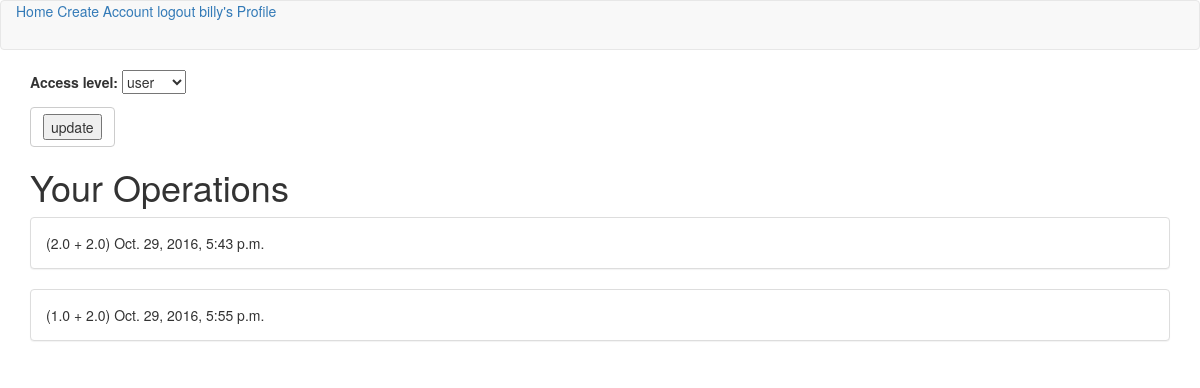
Screenshot of /accounts/profile/ (signed in) with the database file from the repository.
### app/models.py (models this page shows)
class Operation(models.Model):
    user = models.ForeignKey('auth.User')
    num1 = models.FloatField()
    num2= models.FloatField()
    operator = models.CharField(max_length=1)
    timestamp = models.DateTimeField(auto_now_add=True)

### app/views.py (the view)
# urls.py: url(r'^accounts/profile/$', ProfileUpdateView.as_view(), name="profile_view"),
class ProfileUpdateView(UpdateView):
    template_name = "profile.html"
    fields = ('access_level',)
    success_url = reverse_lazy('profile_view')
    def get_context_data(self, **kwargs):
        context = super(ProfileUpdateView, self).get_context_data(**kwargs)
        if self.request.user.profile.is_owner:
            context['operations'] = Operation.objects.all().order_by('-timestamp')
        else:
            context['operations'] = Operation.objects.filter(user=self.request.user)
        return context
    def get_object(self):
        return Profile.objects.get(user=self.request.user)

### app/models.py (called while the page is built)
    @property
    def is_owner(self):
        return self.access_level == 'o'

### templates/profile.html (shortened to what this page needs)
{% extends 'base.html' %}
{% block content %}
<div class="container">
<form class="" action="" method="post">
  {{form.as_p}}
  <div class="btn btn-default " aria-label="...">
    <input type="submit" name="" value="update">
  </div>
</form>
</div>
<div class="container">
{% if request.user.profile.is_owner %}
<h1>All User Operations</h1>
{% else %}
<h1>Your Operations</h1>
{% endif %}
{% for operation in operations %}
<div class="panel panel-default">
  <div class="panel-body">
    ({{operation.num1}}
    {{operation.operator}}
    {{operation.num2}})
    {{operation.timestamp}}
  </div>
</div>
{% endfor %}
</div>
{% endblock %}

### templates/base.html (shortened to what this page needs)
{% load staticfiles %}
<!DOCTYPE html>
<html>
  <head>
    <link rel="stylesheet" href="{% static 'css/bootstrap.css' %}" media="screen" title="no title">
    <nav class="navbar navbar-default">
      <div class="container-fluid">
      <a href="{% url 'index_view' %}">Home</a>
      <a href="{% url 'user_create_view' %}">Create Account</a>
       {% if not request.user.is_authenticated %}
       <a href="{% url 'login' %}"> login </a>
       {% else %}
       <a href="{% url 'logout' %}"> logout </a>
       <a href="{% url 'profile_view' %}">{{user}}'s Profile</a>
     </div>
    </nav>
      <body>
       {% endif %}
       {% block content %}
       {% endblock %}

### templates/base.html (style rules this page uses)
body { background-color: White; }

### rows the page displays
Operation: num1 "2.0", operator "+", num2 "2.0", timestamp "Oct. 29, 2016, 5:43 p.m."
Operation: num1 "1.0", operator "+", num2 "2.0", timestamp "Oct. 29, 2016, 5:55 p.m."

### other values shown
{{ user }} "billy"
